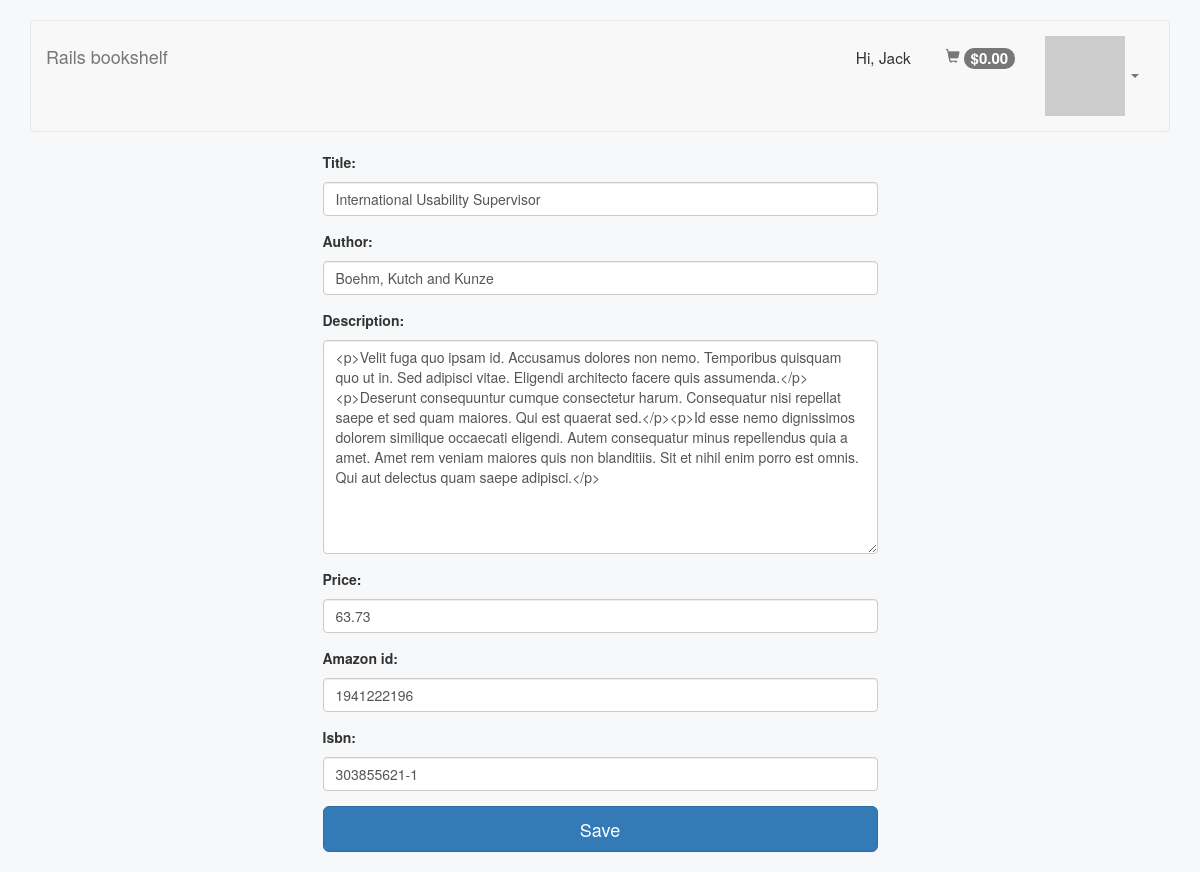
/books/edit/1/ (signed in), run on the app's committed database.
### store/models.py (models this page shows, shortened)
class UserInfo(models.Model):
    user = models.OneToOneField(User)
    @property
    def shopping_cart_total_price(self):
        return sum([sc.book.price for sc in self.user.shoppingcartitem_set.all()])

class Book(models.Model):
    title = models.CharField(
        max_length=255
    )
    author = models.CharField(
        max_length=150
    )
    description = models.TextField()
    price = models.DecimalField(
        max_digits=6, decimal_places=2
    )
    pub_date = models.DateField(
        null=True, blank=True
    )
    amazon_id = models.CharField(
        max_length=50, unique=True,
        validators=[RegexValidator(r'[\d\-]+')],
        blank=True,
    )
    isbn = models.CharField(
        max_length=12, unique=True,
        validators=[RegexValidator(r'[\dA-Z]+')]
    )

### store/views.py (the view)
# urls.py: url(r'^books/edit/(?P<pk>\d+)/$', BookUpdateView.as_view(), name='book-edit'),
class BookUpdateView(UpdateView):
    model = Book
    success_url = '/'
    fields = ('title', 'author', 'description', 'price',
              'amazon_id', 'isbn')

### store/templatetags/store_tags.py (called while the page is built)
@register.filter(name='addcss')
def addcss(field, css):
   return field.as_widget(attrs={"class":css})

### store/templates/store/book_form.html (shortened to what this page needs)
{% extends 'base.html' %}
{% load store_tags %}
{% block content %}
    <div class='row'>
        <div class='col-md-6 col-md-offset-3'>
            <form class="new_user" id="new_user" action="" accept-charset="UTF-8" method="post">
                {% for field in form %}
                    <div class="form-group">
                        <label for="{{ field.id_for_label }}">{{ field.label_tag }}</label>
                        {{ field|addcss:"form-control" }}
                    </div>
                {% endfor %}
                <div>
                    <input type="submit" name="commit" value="Save" class="btn btn-lg btn-primary btn-block" />
                </div>
            </form>
        </div>
    </div>
{% endblock %}

### store/templates/base.html (shortened to what this page needs)
{% load bootstrap3 %}
{% load staticfiles %}
<!DOCTYPE html>
<html>
<head>
    {% bootstrap_css %}
    <link rel="stylesheet" type="text/css" href="{% static 'css/base.css' %}">
</head>
<body>
    <div class='container'>
        <nav class='navbar navbar-default'>
            <div class='container-fluid'>
                <div class='navbar-header'>
                    <a class='navbar-brand' href='/'>Rails bookshelf</a>
                </div>
                <div class='navbar-collapse collapse' id='navbar'>
                    {% if user.is_authenticated %}
                        {% if user.is_superuser %}
                            <ul class='nav navbar-nav navbar-right'>
                                <li class='dropdown'>
                                    <a aria-expanded='false' class='dropdown-toggle' data-toggle='dropdown' href='#' role='button'>
                                        <img src="http://www.gravatar.com/avatar/77864601526fc73452f5c7f942ac4ff4?s=40" alt="77864601526fc73452f5c7f942ac4ff4?s=40" />
                                        <span class='caret'></span>
                                    </a>
                                </li>
                            </ul>
                        {% endif %}
                        <ul class='nav navbar-nav navbar-right navbar-user'>
                            <li class='nav-user-name'>
                                <span>
                                    Hi, {{ user.first_name }}
                                </span>
                            </li>
                            <li>
                                <a href="{% url 'shopping-cart' %}">
                                    <span aria-hidden='true' class='glyphicon glyphicon-shopping-cart'></span>
                                    <span class='badge'>
                                        ${{ user.userinfo.shopping_cart_total_price|default:0.00|floatformat:2 }}
                                    </span>
                                </a>
                            </li>
                        </ul>
                    {% else %}
                    <ul class="nav navbar-nav navbar-right navbar-user">
                        <li>
                            <a href="{% url 'auth_login' %}">Sign in</a>
                        </li>
                    </ul>
                    {% endif %}
                </div>
            </div>
        </nav>
        {% block content %}
        {% endblock %}
    </div>
</body>
</html>

### store/static/css/base.css (style rules this page uses)
body { background-color: #f6f8f9; padding-top: 20px; padding-bottom: 20px; }
.navbar .nav-user-name { font-size: 1.1em; margin-top: 15px; margin-right: 20px; }
.navbar>.container-fluid .navbar-brand { margin-left: -15px; }
.navbar-header, .navbar .navbar-user { padding-top: 10px; height: 70px; }
.badge { font-size: 15px; }

### data on the page
Book: form "International Usability Supervisor" "Boehm, Kutch and Kunze" "<p>Velit fuga quo ipsam id. Accusamus dolores non nemo. Temporibus quisquam quo ut in. Sed adipisci vitae. Eligendi architecto facere quis assumenda.</p><p>Deserunt consequuntur cumque consectetur harum. Consequatur nisi repellat saepe et sed quam maiores. Qui est quaerat sed.</p><p>Id esse nemo dignissimos dolorem similique occaecati eligendi. Autem consequatur minus repellendus quia a amet. Amet rem veniam maiores quis non blanditiis. Sit et nihil enim porro est omnis. Qui aut delectus quam saepe adipisci.</p>" "63.73" "1941222196" "303855621-1"

### other printed values
{{ user.first_name }} "Jack"
{{ user.userinfo.shopping_cart_total_price|default:0.00|floatformat:2 }} "0.00"
{{ field.label_tag }} "Title:" "Author:" "Description:" "Price:" "Amazon id:" "Isbn:"
